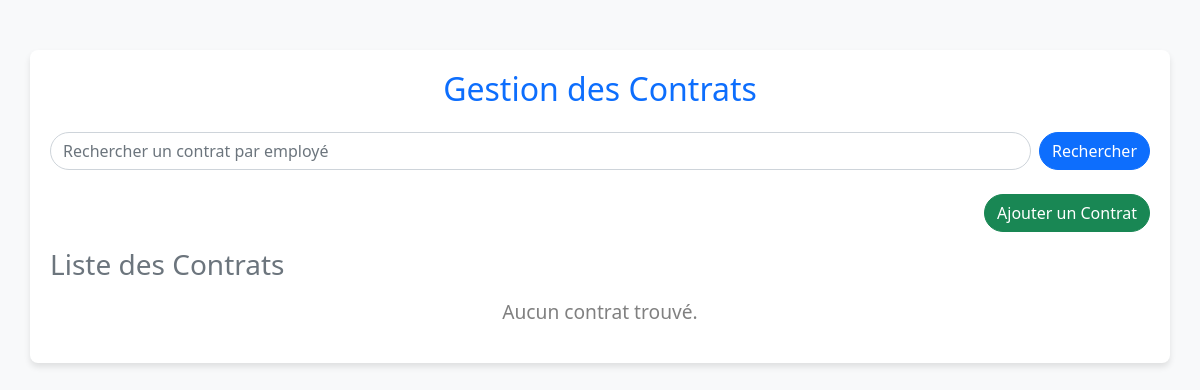
The app's page /contrats/, older data.
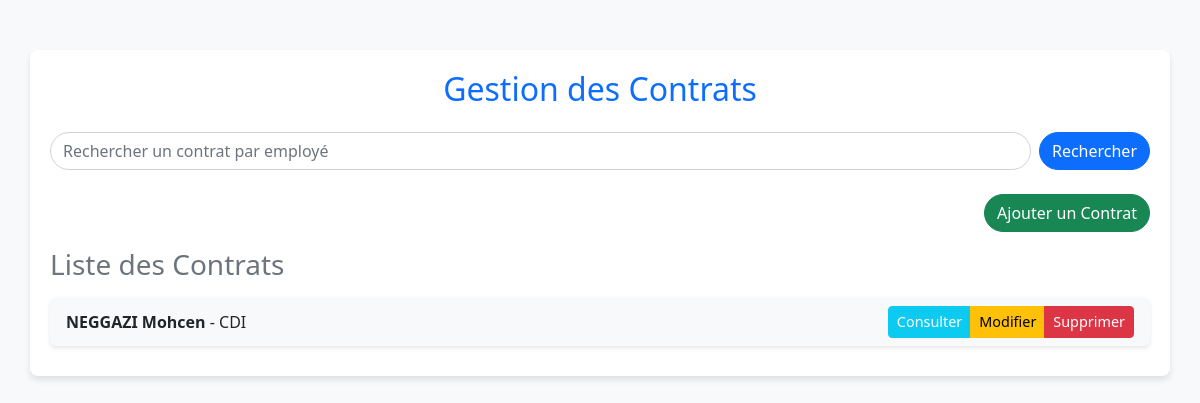
The same page, newer data.
### app1/models.py (models this page shows, shortened)
class Contrat(models.Model):
    employe = models.ForeignKey('Employe', on_delete=models.CASCADE)  # 'Employe' doit être défini dans le projet.
    type_contrat = models.CharField(max_length=50)  # Exemple : "CDI", "CDD", "Stage"
    date_debut = models.DateField()
    date_fin = models.DateField(null=True, blank=True)
    periode_essai = models.BooleanField(default=False)
    renouvellement = models.BooleanField(default=False)
    salaire_mensuel = models.DecimalField(max_digits=10, decimal_places=2, null=True, blank=True)
    salaire_quotidien = models.DecimalField(max_digits=10, decimal_places=2, null=True, blank=True)
    archived = models.BooleanField(default=False)
    TYPE_CHOICES = [
    ('CDI', 'Contrat à Durée Indéterminée'),
    ('CDD', 'Contrat à Durée Déterminée'),
    ('Stage', 'Stage'),
    ('Autre', 'Autre'),
]
    type_contrat = models.CharField(max_length=50, choices=TYPE_CHOICES)

class Employe(models.Model):
    HOMME = 'H'
    FEMME = 'F'
    SEXE_CHOICES = [
        (HOMME, 'Homme'),
        (FEMME, 'Femme'),
    ]
    nom = models.CharField(max_length=100, verbose_name="Nom")
    prenom = models.CharField(max_length=100, verbose_name="Prénom")
    date_naissance = models.DateField(verbose_name="Date de naissance")
    date_embauche = models.DateField(verbose_name="Date d'embauche")
    adresse = models.TextField(verbose_name="Adresse")
    service = models.ForeignKey(
        'Service',
        on_delete=models.SET_NULL,
        null=True,
        blank=True,
        verbose_name="Service"
    )
    competences = models.TextField(verbose_name="Compétences", blank=True)
    historique_professionnel = models.TextField(verbose_name="Historique professionnel", blank=True)
    sexe = models.CharField(
        max_length=1,
        choices=SEXE_CHOICES,
        verbose_name="Sexe",
        default=HOMME,  # Par défaut, l'employé est masculin
    )
    class Meta:
        verbose_name = "Employé"
        verbose_name_plural = "Employés"
        ordering = ['nom', 'prenom']  # Tri par nom puis prénom

### app1/views.py (the view)
# urls.py: path('contrats/', views.recherche_contrats, name='recherche_contrats'),
def recherche_contrats(request):
    query = request.GET.get('q', '')
    if query:
        contrats = Contrat.objects.filter(employe__nom__icontains=query)  # Filtrer par nom de l'employé
    else:
        contrats = Contrat.objects.all()  # Récupérer tous les contrats
    if request.method == 'POST':
        form = ContratForm(request.POST)
        if form.is_valid():
            form.save()  # Enregistrer le nouveau contrat
            return redirect('recherche_contrat')  # Rediriger vers la même page
    else:
        form = ContratForm()
    context = {
        'contrats': contrats,
        'form': form,
        'query': query,
    }
    return render(request, 'recherche_contrats.html', context)

### app1/forms.py
class ContratForm(forms.ModelForm):
    class Meta:
        model = Contrat
        fields = "__all__"

### app1/templates/recherche_contrats.html (shortened to what this page needs)
{% load static %}
<!DOCTYPE html>
<html lang="fr">
<head>
    <link rel="stylesheet" href="{% static 'css/bootstrap.min.css' %}">
</head>
<body>
<div class="container main-container">
    <h2 class="text-center text-primary mb-4">Gestion des Contrats</h2>
    <form method="GET" class="search-form d-flex mb-4">
        <input type="text" name="q" class="form-control me-2" placeholder="Rechercher un contrat par employé" value="{{ query }}">
        <button type="submit" class="btn btn-primary btn-custom">Rechercher</button>
    </form>
    <div class="text-end mb-3">
        <a href="{% url 'ajouter_contrat' %}" class="btn btn-success btn-custom">Ajouter un Contrat</a>
    </div>
    <h3 class="text-secondary mb-3">Liste des Contrats</h3>
    <div class="list-group">
        {% for contrat in contrats %}
            <div class="list-group-item d-flex justify-content-between align-items-center bg-light">
                <div>
                    <strong>{{ contrat.employe.nom }} {{ contrat.employe.prenom }}</strong> - {{ contrat.type_contrat }}
                </div>
                <div class="btn-group" role="group">
                    <a href="{% url 'details_contrat' contrat.id %}" class="btn btn-info btn-sm text-white">Consulter</a>
                    <a href="{% url 'modifier_contrat' contrat.id %}" class="btn btn-warning btn-sm">Modifier</a>
                    <a href="{% url 'supprimer_contrat' contrat.id %}" class="btn btn-danger btn-sm">Supprimer</a>
                </div>
            </div>
        {% empty %}
            <p class="text-center no-contrat">Aucun contrat trouvé.</p>
        {% endfor %}
    </div>
</div>
</body>
</html>

Row changes from the older to the newer data that the page shows:
added Contrat: employe.nom "NEGGAZI", employe.prenom "Mohcen", type_contrat "CDI"
Text that changed along with them:
text no longer shown: "Aucun contrat trouvé."
